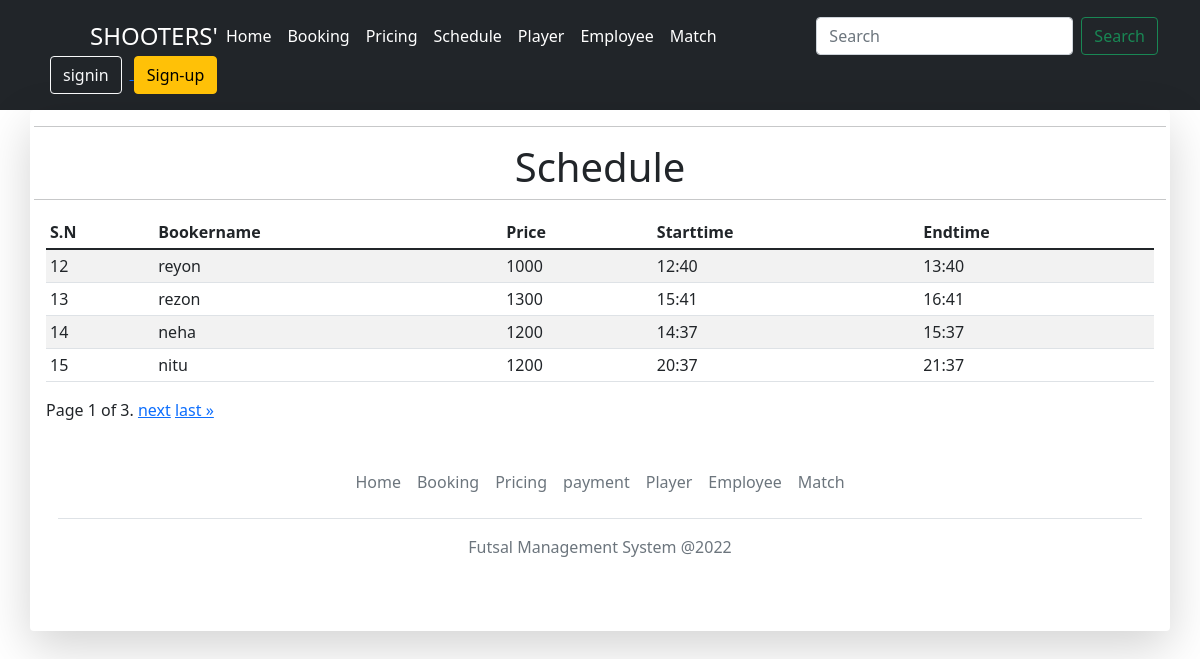
Page /schedule/ on the committed database.
### app/models.py (models this page shows, shortened)
class Booking(models.Model):
    booker_name = models.CharField(max_length=80,unique=True)
    start_time = models.TextField(blank=True, null=True)
    end_time = models.TextField(blank=True, null=True)
    price = models.TextField(blank=True, null=True)
    contactnumber = models.TextField(blank=True, null=True)

### app/views.py (the view)
# urls.py: path('schedule/',views.Schedule, name="schedule"),
def Schedule(request):
    data=Booking.objects.all()
    paginator=Paginator(data,4)
    page_number=request.GET.get('page')
    page_obj=paginator.get_page(page_number)
    content={'views':data,"page_obj":page_obj
    }
    return render(request, 'schedule.html',content)

### templates/schedule.html (shortened to what this page needs)
{% load static %}
<!DOCTYPE html>
<html lang="en">
<head>
    <link rel="stylesheet" href="{% static 'css/bootstrap.min.css' %}" />
</head>
<body>
    <header class="p-3 bg-dark text-white">
        <div class="container">
            <div class="d-flex flex-wrap align-items-center justify-content-center justify-content-lg-start">
                <a href="/" class="d-flex align-items-center mb-2 mb-lg-0 text-white text-decoration-none">
                    <svg class="bi me-2" width="40" height="32" role="img" aria-label="Bootstrap">
                        <use xlink:href="#bootstrap" />
                    </svg>
                    <span class="fs-4">SHOOTERS'</span>
                </a>
                <ul class="nav col-12 col-lg-auto me-lg-auto mb-2 justify-content-center mb-md-0">
                    <li><a href="{% url 'home' %}" class="nav-link px-2 text-white">Home</a></li>
                    <li><a href="{% url 'booking' %}" class="nav-link px-2 text-white">Booking</a></li>
                    <li><a href="{% url 'price' %}" class="nav-link px-2 text-white">Pricing</a></li>
                    <li><a href="{% url 'schedule' %}" class="nav-link px-2 text-white">Schedule</a></li>
                    <li><a href="{% url 'player' %}" class="nav-link px-2 text-white">Player</a></li>
                    <li><a href="{% url 'employee' %}" class="nav-link px-2 text-white">Employee</a></li>
                    <li><a href="{% url 'match' %}" class="nav-link px-2 text-white">Match</a></li>
                </ul>
                <form class="d-flex" role="search" method="get"  action="{% url 'search' %}">
                    <input class="form-control me-2" type="search" placeholder="Search" id="query" name="query"  aria-label="Search">
                    <button class="btn btn-outline-success" type="submit" name="submit">Search</button>
                </form>
                <div class="text-end">
                    <a href="/signin">
                        <button type="button" class="btn btn-outline-light mx-2">signin</button>
                    </a>
                    <a href="/signup">
                        <button type="button" class="btn btn-warning">Sign-up</button>
                    </a>
                </div>
            </div>
        </div>
    </header>
    <div class="container shadow-lg p-3 mb-5 bg-body rounded">
        <div class="row">
            <hr>
            <h1 class="text-center">Schedule</h1>
            <hr>
        </div>
        <div class="column">
            <div class="table-responsive">
                <table class="table table-striped table-sm px-5">
                    <thead>
                        <tr>
                             <th scope="col">S.N</th>
                            <th scope="col">Bookername</th>
                            <th scope="col">Price</th>
                            <th scope="col">Starttime</th>
                            <th scope="col">Endtime</th>
                        </tr>
                    </thead>
                    <tbody>
                        {% for details in page_obj %}
                        <tr>
                            <td>{{details.id}}</td>
                            <td>{{details.booker_name}}</td>
                            <td>{{details.price}}</td>
                            <td>{{details.start_time}}</td>
                            <td>{{details.end_time}}</td>
                        </tr>
                        {% endfor %}
                    </tbody>
                </table>
            </div>
        </div>
        <div class="pagination">
            <span class="step-links">
                <span class="current">
                    Page {{ page_obj.number }} of {{ page_obj.paginator.num_pages }}.
                </span>
                {% if page_obj.has_next %}
                <a href="?page={{ page_obj.next_page_number }}">next</a>
                <a href="?page={{ page_obj.paginator.num_pages }}">last &raquo;</a>
                {% endif %}
            </span>
        </div>
        <div class="container">
            <footer class="py-3 my-4">
                <ul class="nav justify-content-center border-bottom pb-3 mb-3">
                    <li class="nav-item"><a href="{% url 'home' %}" class="nav-link px-2 text-muted">Home</a></li>
                    <li class="nav-item"><a href="{% url 'booking' %}" class="nav-link px-2 text-muted">Booking</a></li>
                    <li class="nav-item"><a href="{% url 'price' %}" class="nav-link px-2 text-muted">Pricing</a></li>
                    <li class="nav-item"><a href="{% url 'payment' %}" class="nav-link px-2 text-muted">payment</a></li>
                    <li class="nav-item"><a href="{% url 'player' %}" class="nav-link px-2 text-muted">Player</a></li>
                    <li class="nav-item"><a href="{% url 'employee' %}" class="nav-link px-2 text-muted">Employee</a>
                    </li>
                    <li class="nav-item"><a href="{% url 'match' %}" class="nav-link px-2 text-muted">Match</a></li>
                </ul>
                <p class="text-center text-muted">Futsal Management System @2022</p>
            </footer>
        </div>
</body>
</html>

### rows in the picture
Booking: id "12", booker_name "reyon", price "1000", start_time "12:40", end_time "13:40"
Booking: id "13", booker_name "rezon", price "1300", start_time "15:41", end_time "16:41"
Booking: id "14", booker_name "neha", price "1200", start_time "14:37", end_time "15:37"
Booking: id "15", booker_name "nitu", price "1200", start_time "20:37", end_time "21:37"

### other values in the picture
{{ page_obj.number }} "1"
{{ page_obj.paginator.num_pages }} "3"
